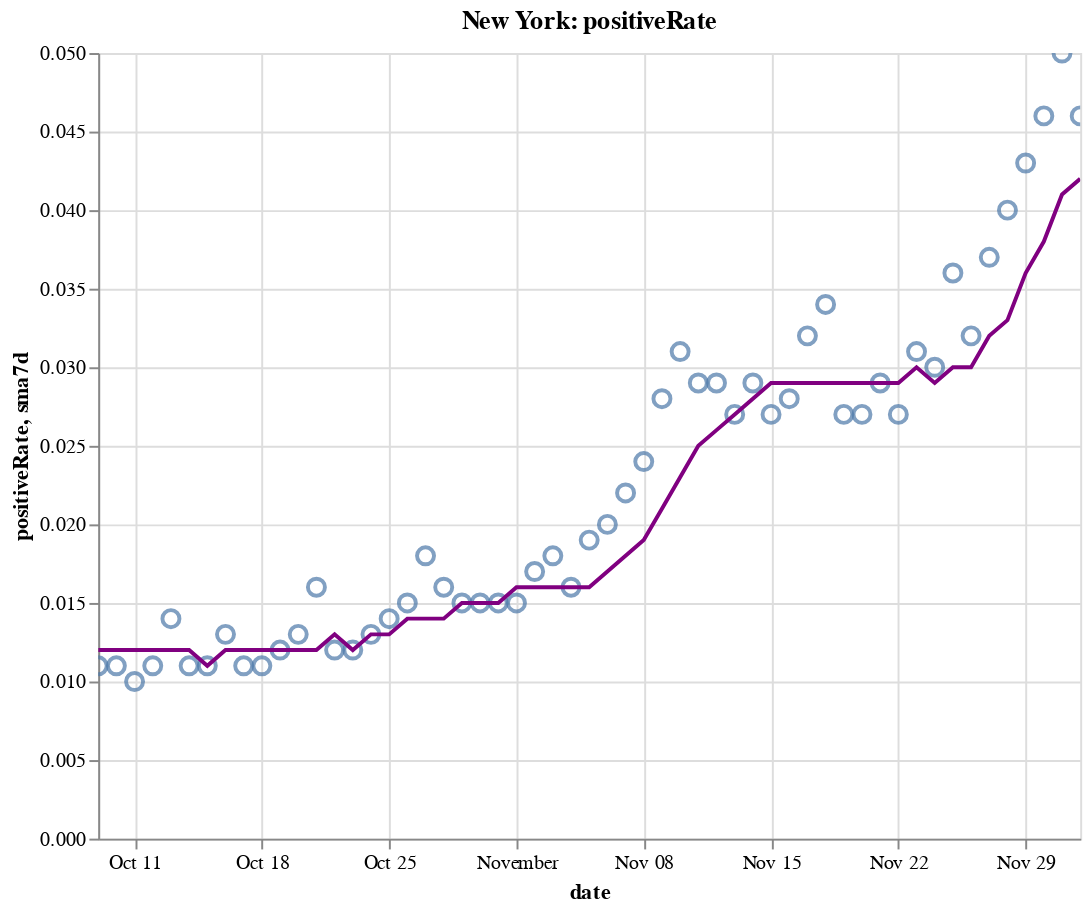

This figure's notebook cell:
### Code cell
create_plot(ny, 'positiveRate')

### Figure 1 — Vega-Lite specification as saved in the notebook (floating-point values rounded to 4 significant figures)
{"config": {"view": {"continuousWidth": 400, "continuousHeight": 300}}, "layer": [{"layer": [{"mark": {"type": "point", "size": 75}, "encoding": {"tooltip": [{"type": "temporal", "field": "date"}, {"type": "quantitative", "field": "positiveRate"}, {"type": "quantitative", "field": "sma7d"}], "x": {"type": "temporal", "field": "date"}, "y": {"type": "quantitative", "field": "positiveRate"}}, "selection": {"selector010": {"type": "interval", "bind": "scales", "encodings": ["x", "y"]}}}, {"mark": {"type": "line", "color": "purple"}, "encoding": {"x": {"type": "temporal", "field": "date"}, "y": {"type": "quantitative", "field": "sma7d"}}}]}, {"mark": {"type": "rule", "color": "#aaa"}, "encoding": {"x": {"type": "temporal", "field": "date"}}, "transform": [{"filter": {"selection": "selector009"}}]}, {"mark": "circle", "encoding": {"opacity": {"condition": {"value": 1, "selection": "selector009"}, "value": 0}, "tooltip": [{"type": "temporal", "field": "date"}, {"type": "quantitative", "field": "positiveRate"}, {"type": "quantitative", "field": "sma7d"}], "x": {"type": "temporal", "field": "date"}, "y": {"type": "quantitative", "field": "positiveRate"}}, "selection": {"selector009": {"type": "single", "encodings": ["x"], "on": "mouseover", "nearest": true, "empty": "none"}}}, {"mark": {"type": "text", "align": "left", "dx": 5, "dy": -5, "stroke": "white", "strokeWidth": 2}, "encoding": {"text": {"type": "quantitative", "field": "positiveRate"}, "tooltip": [{"type": "temporal", "field": "date"}, {"type": "quantitative", "field": "positiveRate"}, {"type": "quantitative", "field": "sma7d"}], "x": {"type": "temporal", "field": "date"}, "y": {"type": "quantitative", "field": "positiveRate"}}, "transform": [{"filter": {"selection": "selector009"}}]}, {"mark": {"type": "text", "align": "left", "dx": 5, "dy": -5}, "encoding": {"text": {"type": "quantitative", "field": "positiveRate"}, "tooltip": [{"type": "temporal", "field": "date"}, {"type": "quantitative", "field": "positiveRate"}, {"type": "quantitative", "field": "sma7d"}], "x": {"type": "temporal", "field": "date"}, "y": {"type": "quantitative", "field": "positiveRate"}}, "transform": [{"filter": {"selection": "selector009"}}]}], "data": {"name": "data-ccadaaeed1d6dccea4ce5745e0c5bf3c"}, "height": 400, "title": "New York: positiveRate", "width": 500, "$schema": "https://vega.github.io/schema/vega-lite/v4.8.1.json", "datasets": {"data-ccadaaeed1d6dccea4ce5745e0c5bf3c": [{"date": "2020-10-09T00:00:00", "totalTestResultsIncrease": 139300.0, "positiveIncrease": 1592.0, "death": 25560.0, "deathIncrease": 6.0, "positiveRate": 0.011, "state": "New York", "sma7d": 0.012}, {"date": "2020-10-10T00:00:00", "totalTestResultsIncrease": 134600.0, "positiveIncrease": 1447.0, "death": 25570.0, "deathIncrease": 8.0, "positiveRate": 0.011, "state": "New York", "sma7d": 0.012}, {"date": "2020-10-11T00:00:00", "totalTestResultsIncrease": 118300.0, "positiveIncrease": 1143.0, "death": 25570.0, "deathIncrease": 5.0, "positiveRate": 0.01, "state": "New York", "sma7d": 0.012}, {"date": "2020-10-12T00:00:00", "totalTestResultsIncrease": 91790.0, "positiveIncrease": 1029.0, "death": 25590.0, "deathIncrease": 13.0, "positiveRate": 0.011, "state": "New York", "sma7d": 0.012}, {"date": "2020-10-13T00:00:00", "totalTestResultsIncrease": 99070.0, "positiveIncrease": 1393.0, "death": 25600.0, "deathIncrease": 11.0, "positiveRate": 0.014, "state": "New York", "sma7d": 0.012}, {"date": "2020-10-14T00:00:00", "totalTestResultsIncrease": 111700.0, "positiveIncrease": 1232.0, "death": 25600.0, "deathIncrease": 7.0, "positiveRate": 0.011, "state": "New York", "sma7d": 0.012}, {"date": "2020-10-15T00:00:00", "totalTestResultsIncrease": 133200.0, "positiveIncrease": 1460.0, "death": 25620.0, "deathIncrease": 13.0, "positiveRate": 0.011, "state": "New York", "sma7d": 0.011}, {"date": "2020-10-16T00:00:00", "totalTestResultsIncrease": 136000.0, "positiveIncrease": 1707.0, "death": 25630.0, "deathIncrease": 10.0, "positiveRate": 0.013, "state": "New York", "sma7d": 0.012}, {"date": "2020-10-17T00:00:00", "totalTestResultsIncrease": 160000.0, "positiveIncrease": 1784.0, "death": 25640.0, "deathIncrease": 9.0, "positiveRate": 0.011, "state": "New York", "sma7d": 0.012}, {"date": "2020-10-18T00:00:00", "totalTestResultsIncrease": 128800.0, "positiveIncrease": 1390.0, "death": 25640.0, "deathIncrease": 7.0, "positiveRate": 0.011, "state": "New York", "sma7d": 0.012}, {"date": "2020-10-19T00:00:00", "totalTestResultsIncrease": 82010.0, "positiveIncrease": 998.0, "death": 25660.0, "deathIncrease": 15.0, "positiveRate": 0.012, "state": "New York", "sma7d": 0.012}, {"date": "2020-10-20T00:00:00", "totalTestResultsIncrease": 90540.0, "positiveIncrease": 1201.0, "death": 25670.0, "deathIncrease": 13.0, "positiveRate": 0.013, "state": "New York", "sma7d": 0.012}, {"date": "2020-10-21T00:00:00", "totalTestResultsIncrease": 124800.0, "positiveIncrease": 2026.0, "death": 25680.0, "deathIncrease": 7.0, "positiveRate": 0.016, "state": "New York", "sma7d": 0.012}, {"date": "2020-10-22T00:00:00", "totalTestResultsIncrease": 135300.0, "positiveIncrease": 1628.0, "death": 25690.0, "deathIncrease": 15.0, "positiveRate": 0.012, "state": "New York", "sma7d": 0.013}, {"date": "2020-10-23T00:00:00", "totalTestResultsIncrease": 141500.0, "positiveIncrease": 1637.0, "death": 25700.0, "deathIncrease": 11.0, "positiveRate": 0.012, "state": "New York", "sma7d": 0.012}, {"date": "2020-10-24T00:00:00", "totalTestResultsIncrease": 156900.0, "positiveIncrease": 2061.0, "death": 25720.0, "deathIncrease": 13.0, "positiveRate": 0.013, "state": "New York", "sma7d": 0.013}, {"date": "2020-10-25T00:00:00", "totalTestResultsIncrease": 120800.0, "positiveIncrease": 1632.0, "death": 25730.0, "deathIncrease": 12.0, "positiveRate": 0.014, "state": "New York", "sma7d": 0.013}, {"date": "2020-10-26T00:00:00", "totalTestResultsIncrease": 82120.0, "positiveIncrease": 1191.0, "death": 25740.0, "deathIncrease": 12.0, "positiveRate": 0.015, "state": "New York", "sma7d": 0.014}, {"date": "2020-10-27T00:00:00", "totalTestResultsIncrease": 111600.0, "positiveIncrease": 1991.0, "death": 25760.0, "deathIncrease": 16.0, "positiveRate": 0.018, "state": "New York", "sma7d": 0.014}, {"date": "2020-10-28T00:00:00", "totalTestResultsIncrease": 129700.0, "positiveIncrease": 2031.0, "death": 25770.0, "deathIncrease": 15.0, "positiveRate": 0.016, "state": "New York", "sma7d": 0.014}, {"date": "2020-10-29T00:00:00", "totalTestResultsIncrease": 168400.0, "positiveIncrease": 2499.0, "death": 25790.0, "deathIncrease": 19.0, "positiveRate": 0.015, "state": "New York", "sma7d": 0.015}, {"date": "2020-10-30T00:00:00", "totalTestResultsIncrease": 146900.0, "positiveIncrease": 2255.0, "death": 25800.0, "deathIncrease": 12.0, "positiveRate": 0.015, "state": "New York", "sma7d": 0.015}, {"date": "2020-10-31T00:00:00", "totalTestResultsIncrease": 137000.0, "positiveIncrease": 2049.0, "death": 25810.0, "deathIncrease": 3.0, "positiveRate": 0.015, "state": "New York", "sma7d": 0.015}, {"date": "2020-11-01T00:00:00", "totalTestResultsIncrease": 148900.0, "positiveIncrease": 2255.0, "death": 25820.0, "deathIncrease": 17.0, "positiveRate": 0.015, "state": "New York", "sma7d": 0.016}, {"date": "2020-11-02T00:00:00", "totalTestResultsIncrease": 96100.0, "positiveIncrease": 1633.0, "death": 25840.0, "deathIncrease": 14.0, "positiveRate": 0.017, "state": "New York", "sma7d": 0.016}, {"date": "2020-11-03T00:00:00", "totalTestResultsIncrease": 127900.0, "positiveIncrease": 2321.0, "death": 25850.0, "deathIncrease": 15.0, "positiveRate": 0.018, "state": "New York", "sma7d": 0.016}, {"date": "2020-11-04T00:00:00", "totalTestResultsIncrease": 133500.0, "positiveIncrease": 2126.0, "death": 25870.0, "deathIncrease": 15.0, "positiveRate": 0.016, "state": "New York", "sma7d": 0.016}, {"date": "2020-11-05T00:00:00", "totalTestResultsIncrease": 161000.0, "positiveIncrease": 2997.0, "death": 25890.0, "deathIncrease": 24.0, "positiveRate": 0.019, "state": "New York", "sma7d": 0.016}, {"date": "2020-11-06T00:00:00", "totalTestResultsIncrease": 160700.0, "positiveIncrease": 3209.0, "death": 25910.0, "deathIncrease": 18.0, "positiveRate": 0.02, "state": "New York", "sma7d": 0.017}, {"date": "2020-11-07T00:00:00", "totalTestResultsIncrease": 163300.0, "positiveIncrease": 3587.0, "death": 25930.0, "deathIncrease": 18.0, "positiveRate": 0.022, "state": "New York", "sma7d": 0.018}, {"date": "2020-11-08T00:00:00", "totalTestResultsIncrease": 145600.0, "positiveIncrease": 3428.0, "death": 25950.0, "deathIncrease": 19.0, "positiveRate": 0.024, "state": "New York", "sma7d": 0.019}, {"date": "2020-11-09T00:00:00", "totalTestResultsIncrease": 111400.0, "positiveIncrease": 3144.0, "death": 25970.0, "deathIncrease": 26.0, "positiveRate": 0.028, "state": "New York", "sma7d": 0.021}, {"date": "2020-11-10T00:00:00", "totalTestResultsIncrease": 128000.0, "positiveIncrease": 3965.0, "death": 26000.0, "deathIncrease": 32.0, "positiveRate": 0.031, "state": "New York", "sma7d": 0.023}, {"date": "2020-11-11T00:00:00", "totalTestResultsIncrease": 164300.0, "positiveIncrease": 4820.0, "death": 26030.0, "deathIncrease": 21.0, "positiveRate": 0.029, "state": "New York", "sma7d": 0.025}, {"date": "2020-11-12T00:00:00", "totalTestResultsIncrease": 162600.0, "positiveIncrease": 4797.0, "death": 26060.0, "deathIncrease": 29.0, "positiveRate": 0.029, "state": "New York", "sma7d": 0.026}, {"date": "2020-11-13T00:00:00", "totalTestResultsIncrease": 203700.0, "positiveIncrease": 5401.0, "death": 26080.0, "deathIncrease": 24.0, "positiveRate": 0.027, "state": "New York", "sma7d": 0.027}, {"date": "2020-11-14T00:00:00", "totalTestResultsIncrease": 184200.0, "positiveIncrease": 5388.0, "death": 26100.0, "deathIncrease": 24.0, "positiveRate": 0.029, "state": "New York", "sma7d": 0.028}, {"date": "2020-11-15T00:00:00", "totalTestResultsIncrease": 133200.0, "positiveIncrease": 3649.0, "death": 26130.0, "deathIncrease": 30.0, "positiveRate": 0.027, "state": "New York", "sma7d": 0.029}, {"date": "2020-11-16T00:00:00", "totalTestResultsIncrease": 124600.0, "positiveIncrease": 3490.0, "death": 26160.0, "deathIncrease": 26.0, "positiveRate": 0.028, "state": "New York", "sma7d": 0.029}, {"date": "2020-11-17T00:00:00", "totalTestResultsIncrease": 159900.0, "positiveIncrease": 5088.0, "death": 26190.0, "deathIncrease": 30.0, "positiveRate": 0.032, "state": "New York", "sma7d": 0.029}, {"date": "2020-11-18T00:00:00", "totalTestResultsIncrease": 154400.0, "positiveIncrease": 5294.0, "death": 26220.0, "deathIncrease": 36.0, "positiveRate": 0.034, "state": "New York", "sma7d": 0.029}, {"date": "2020-11-19T00:00:00", "totalTestResultsIncrease": 195200.0, "positiveIncrease": 5310.0, "death": 26260.0, "deathIncrease": 32.0, "positiveRate": 0.027, "state": "New York", "sma7d": 0.029}, {"date": "2020-11-20T00:00:00", "totalTestResultsIncrease": 205500.0, "positiveIncrease": 5468.0, "death": 26290.0, "deathIncrease": 35.0, "positiveRate": 0.027, "state": "New York", "sma7d": 0.029}, {"date": "2020-11-21T00:00:00", "totalTestResultsIncrease": 207900.0, "positiveIncrease": 5972.0, "death": 26330.0, "deathIncrease": 34.0, "positiveRate": 0.029, "state": "New York", "sma7d": 0.029}, {"date": "2020-11-22T00:00:00", "totalTestResultsIncrease": 196600.0, "positiveIncrease": 5392.0, "death": 26360.0, "deathIncrease": 31.0, "positiveRate": 0.027, "state": "New York", "sma7d": 0.029}, {"date": "2020-11-23T00:00:00", "totalTestResultsIncrease": 191500.0, "positiveIncrease": 5906.0, "death": 26390.0, "deathIncrease": 33.0, "positiveRate": 0.031, "state": "New York", "sma7d": 0.03}, {"date": "2020-11-24T00:00:00", "totalTestResultsIncrease": 164800.0, "positiveIncrease": 4881.0, "death": 26440.0, "deathIncrease": 51.0, "positiveRate": 0.03, "state": "New York", "sma7d": 0.029}, {"date": "2020-11-25T00:00:00", "totalTestResultsIncrease": 173100.0, "positiveIncrease": 6265.0, "death": 26480.0, "deathIncrease": 41.0, "positiveRate": 0.036, "state": "New York", "sma7d": 0.03}, {"date": "2020-11-26T00:00:00", "totalTestResultsIncrease": 217700.0, "positiveIncrease": 6933.0, "death": 26550.0, "deathIncrease": 67.0, "positiveRate": 0.032, "state": "New York", "sma7d": 0.03}, {"date": "2020-11-27T00:00:00", "totalTestResultsIncrease": 219400.0, "positiveIncrease": 8176.0, "death": 26590.0, "deathIncrease": 39.0, "positiveRate": 0.037, "state": "New York", "sma7d": 0.032}, {"date": "2020-11-28T00:00:00", "totalTestResultsIncrease": 152400.0, "positiveIncrease": 6063.0, "death": 26630.0, "deathIncrease": 44.0, "positiveRate": 0.04, "state": "New York", "sma7d": 0.033}, {"date": "2020-11-29T00:00:00", "totalTestResultsIncrease": 157300.0, "positiveIncrease": 6723.0, "death": 26690.0, "deathIncrease": 58.0, "positiveRate": 0.043, "state": "New York", "sma7d": 0.036}, {"date": "2020-11-30T00:00:00", "totalTestResultsIncrease": 149000.0, "positiveIncrease": 6819.0, "death": 26750.0, "deathIncrease": 57.0, "positiveRate": 0.046, "state": "New York", "sma7d": 0.038}, {"date": "2020-12-01T00:00:00", "totalTestResultsIncrease": 146700.0, "positiveIncrease": 7285.0, "death": 26820.0, "deathIncrease": 69.0, "positiveRate": 0.05, "state": "New York", "sma7d": 0.041}, {"date": "2020-12-02T00:00:00", "totalTestResultsIncrease": 193600.0, "positiveIncrease": 8973.0, "death": 26890.0, "deathIncrease": 73.0, "positiveRate": 0.046, "state": "New York", "sma7d": 0.042}]}}
